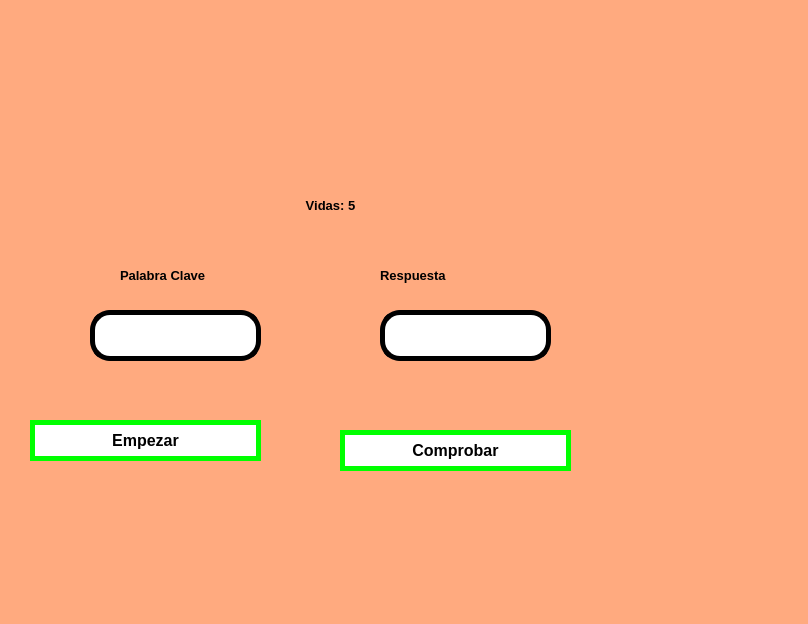
<?xml version="1.0" encoding="UTF-8"?>
<ui version="4.0">
 <class>MainWindow</class>
 <widget class="QMainWindow" name="MainWindow">
  <property name="geometry">
   <rect>
    <x>0</x>
    <y>0</y>
    <width>808</width>
    <height>624</height>
   </rect>
  </property>
  <property name="windowTitle">
   <string>MainWindow</string>
  </property>
  <property name="styleSheet">
   <string notr="true">background-color: rgb(255, 170, 127);
</string>
  </property>
  <widget class="QWidget" name="centralwidget">
   <widget class="QLabel" name="imagen">
    <property name="geometry">
     <rect>
      <x>30</x>
      <y>20</y>
      <width>151</width>
      <height>141</height>
     </rect>
    </property>
    <property name="styleSheet">
     <string notr="true"/>
    </property>
    <property name="text">
     <string/>
    </property>
    <property name="pixmap">
     <pixmap resource="../Archivos/Recursos.qrc">:/ejercicios/FIT_logo_vertical.png</pixmap>
    </property>
    <property name="scaledContents">
     <bool>true</bool>
    </property>
   </widget>
   <widget class="QLabel" name="imagen_3">
    <property name="geometry">
     <rect>
      <x>590</x>
      <y>390</y>
      <width>181</width>
      <height>161</height>
     </rect>
    </property>
    <property name="styleSheet">
     <string notr="true"/>
    </property>
    <property name="text">
     <string/>
    </property>
    <property name="pixmap">
     <pixmap resource="../Archivos/Recursos.qrc">:/ejercicios/wero.jpg</pixmap>
    </property>
    <property name="scaledContents">
     <bool>true</bool>
    </property>
   </widget>
   <widget class="QLabel" name="label_2">
    <property name="geometry">
     <rect>
      <x>470</x>
      <y>30</y>
      <width>221</width>
      <height>101</height>
     </rect>
    </property>
    <property name="text">
     <string/>
    </property>
    <property name="pixmap">
     <pixmap resource="../Archivos/Recursos.qrc">:/ejercicios/log_uat_nuevo.png</pixmap>
    </property>
    <property name="scaledContents">
     <bool>true</bool>
    </property>
   </widget>
   <widget class="QLineEdit" name="respuesta_box">
    <property name="geometry">
     <rect>
      <x>380</x>
      <y>310</y>
      <width>171</width>
      <height>51</height>
     </rect>
    </property>
    <property name="font">
     <font>
      <pointsize>12</pointsize>
      <weight>75</weight>
      <bold>true</bold>
     </font>
    </property>
    <property name="styleSheet">
     <string notr="true">background-color: rgb(255, 255, 255);
border-radius:20px;
border:  5px solid black;
</string>
    </property>
    <property name="text">
     <string/>
    </property>
    <property name="alignment">
     <set>Qt::AlignCenter</set>
    </property>
   </widget>
   <widget class="QLineEdit" name="box">
    <property name="geometry">
     <rect>
      <x>90</x>
      <y>310</y>
      <width>171</width>
      <height>51</height>
     </rect>
    </property>
    <property name="font">
     <font>
      <pointsize>12</pointsize>
      <weight>75</weight>
      <bold>true</bold>
     </font>
    </property>
    <property name="styleSheet">
     <string notr="true">background-color: rgb(255, 255, 255);
border-radius:20px;
border:  5px solid black;
</string>
    </property>
    <property name="text">
     <string/>
    </property>
    <property name="alignment">
     <set>Qt::AlignCenter</set>
    </property>
   </widget>
   <widget class="QPushButton" name="btn_empezar">
    <property name="geometry">
     <rect>
      <x>30</x>
      <y>420</y>
      <width>231</width>
      <height>41</height>
     </rect>
    </property>
    <property name="font">
     <font>
      <pointsize>12</pointsize>
      <weight>75</weight>
      <bold>true</bold>
     </font>
    </property>
    <property name="styleSheet">
     <string notr="true">background-color: rgb(255,255,255);
color: rgb(0,0,0);
border-radius:25px;
border:5px solid lime</string>
    </property>
    <property name="text">
     <string>Empezar</string>
    </property>
   </widget>
   <widget class="QPushButton" name="btn_comprobar">
    <property name="geometry">
     <rect>
      <x>340</x>
      <y>430</y>
      <width>231</width>
      <height>41</height>
     </rect>
    </property>
    <property name="font">
     <font>
      <pointsize>12</pointsize>
      <weight>75</weight>
      <bold>true</bold>
     </font>
    </property>
    <property name="styleSheet">
     <string notr="true">background-color: rgb(255,255,255);
color: rgb(0,0,0);
border-radius:25px;
border:5px solid lime</string>
    </property>
    <property name="text">
     <string>Comprobar</string>
    </property>
   </widget>
   <widget class="QLabel" name="Clave">
    <property name="geometry">
     <rect>
      <x>120</x>
      <y>260</y>
      <width>241</width>
      <height>31</height>
     </rect>
    </property>
    <property name="font">
     <font>
      <pointsize>10</pointsize>
      <weight>75</weight>
      <bold>true</bold>
     </font>
    </property>
    <property name="text">
     <string>Palabra Clave</string>
    </property>
   </widget>
   <widget class="QLabel" name="RespuestaClave">
    <property name="geometry">
     <rect>
      <x>380</x>
      <y>260</y>
      <width>241</width>
      <height>31</height>
     </rect>
    </property>
    <property name="font">
     <font>
      <pointsize>10</pointsize>
      <weight>75</weight>
      <bold>true</bold>
     </font>
    </property>
    <property name="text">
     <string>Respuesta</string>
    </property>
   </widget>
   <widget class="QLabel" name="label_vidas">
    <property name="geometry">
     <rect>
      <x>190</x>
      <y>190</y>
      <width>281</width>
      <height>31</height>
     </rect>
    </property>
    <property name="font">
     <font>
      <pointsize>10</pointsize>
      <weight>75</weight>
      <bold>true</bold>
     </font>
    </property>
    <property name="text">
     <string>Vidas: 5</string>
    </property>
    <property name="alignment">
     <set>Qt::AlignCenter</set>
    </property>
   </widget>
  </widget>
  <widget class="QMenuBar" name="menubar">
   <property name="geometry">
    <rect>
     <x>0</x>
     <y>0</y>
     <width>808</width>
     <height>26</height>
    </rect>
   </property>
  </widget>
  <widget class="QStatusBar" name="statusbar"/>
 </widget>
 <resources>
  <include location="../Archivos/Recursos.qrc"/>
 </resources>
 <connections/>
</ui>
